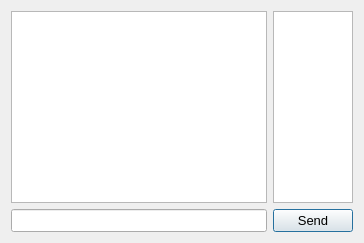
      <widget class="QWidget" name="Message_page">
       <layout class="QGridLayout" name="gridLayout_5">
        <item row="1" column="0">
         <widget class="QLineEdit" name="Message_lineEdit">
          <property name="font">
           <font>
            <pointsize>10</pointsize>
           </font>
          </property>
          <property name="inputMethodHints">
           <set>Qt::ImhNone</set>
          </property>
         </widget>
        </item>
        <item row="0" column="0">
         <widget class="QTextEdit" name="Chat_textEdit">
          <property name="autoFillBackground">
           <bool>false</bool>
          </property>
          <property name="readOnly">
           <bool>true</bool>
          </property>
         </widget>
        </item>
        <item row="0" column="1">
         <widget class="QListWidget" name="Users_listWidget">
          <property name="sizePolicy">
           <sizepolicy hsizetype="Ignored" vsizetype="Expanding">
            <horstretch>0</horstretch>
            <verstretch>0</verstretch>
           </sizepolicy>
          </property>
         </widget>
        </item>
        <item row="1" column="1">
         <widget class="QPushButton" name="Send_pushButton_2">
          <property name="font">
           <font>
            <pointsize>10</pointsize>
           </font>
          </property>
          <property name="text">
           <string>Send</string>
          </property>
          <property name="autoDefault">
           <bool>true</bool>
          </property>
          <property name="default">
           <bool>true</bool>
          </property>
         </widget>
        </item>
       </layout>
      </widget>
